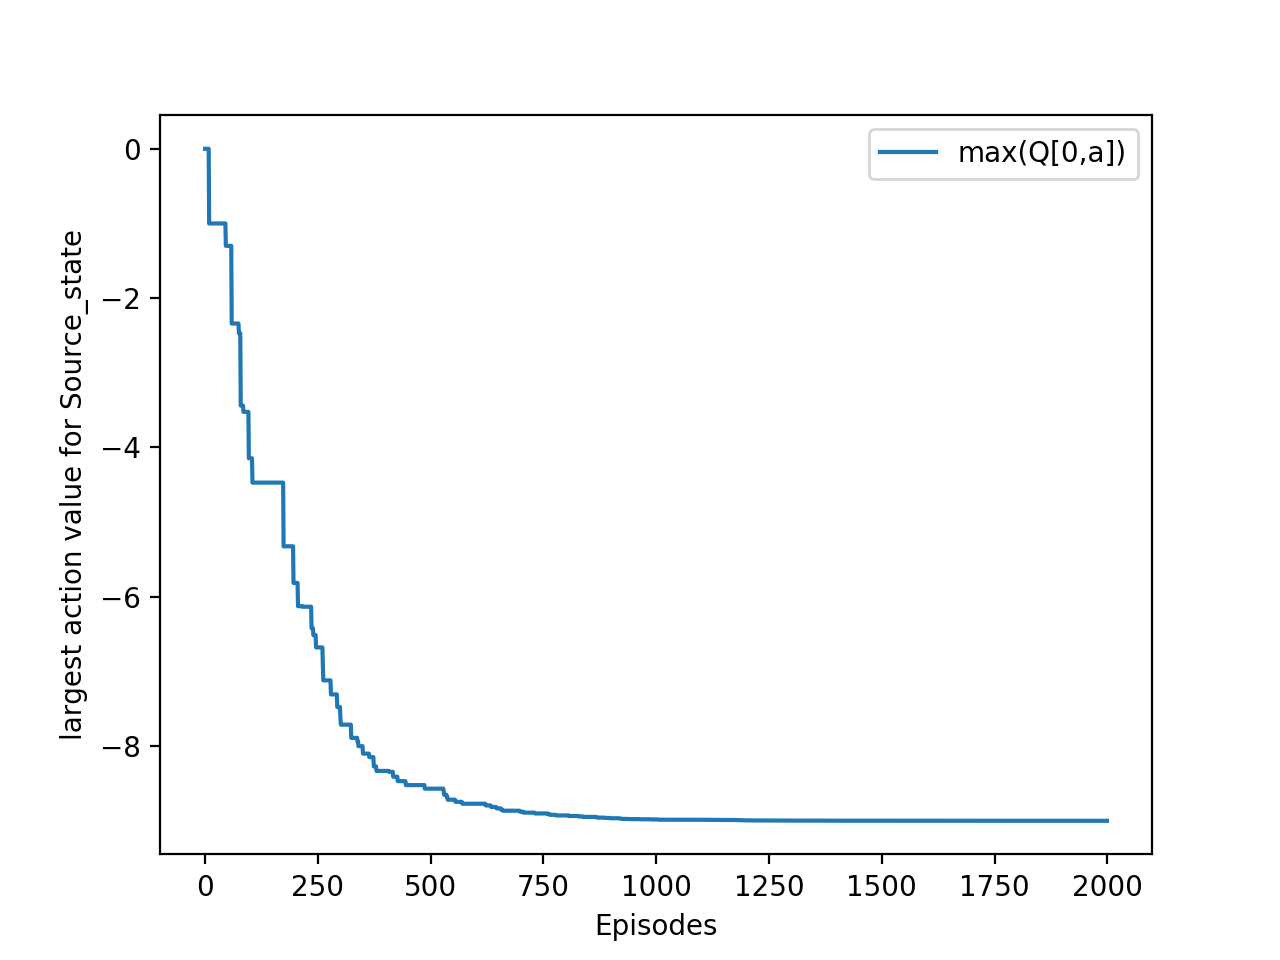

Source code (Python):
import numpy as np
import random 
import matplotlib.pyplot as plt
#set the parameters
alpha = 0.1
epsilon = 0.01
num_states= 8
#set the possible action table
action_table= np.array([[1,2,3],[4,5],[5],[5,6],[7],[7],[7]])
#function for saving the result of largest q value for the source node
def save_results(data, filename): 
	  with open(filename, "a") as data_file:
	  	data_file.write("%s\n" %data)
	  data_file.close()
#Set the reward table 
reward_table= np.matrix([[-np.inf,-1,-3,-5,-np.inf, -np.inf, -np.inf,-np.inf],
	[-np.inf,-np.inf,-np.inf,-np.inf,-7, -9, -np.inf,-np.inf],
	[-np.inf,-np.inf,-np.inf,-np.inf,-np.inf, -3, -np.inf,-np.inf],
	[-np.inf,-np.inf,-np.inf,-np.inf,-np.inf, -7, -2,-np.inf],
	[-np.inf,-np.inf,-np.inf,-np.inf,-np.inf, -np.inf, -np.inf,-5],
	[-np.inf,-np.inf,-np.inf,-np.inf,-np.inf, -np.inf, -np.inf,-4],
	[-np.inf,-np.inf,-np.inf,-np.inf,-np.inf, -np.inf, -np.inf,-2],
	[-np.inf,-np.inf,-np.inf,-np.inf,-np.inf, -np.inf, -np.inf,-np.inf]])

#list for the largest q value for each episode
Source_state=[]
#numbers corresponding to the states
Rewards = {0:'S',1:'A',2:'B',3:'C',4:'D',5:'E',6:'F',7:'T'}
#optimal policy
policy= np.zeros(7)
#set return table as a dictionary
return_table= {(0,1):[],(0,2):[],(0,3):[],(1,4):[],(1,5):[],(2,5):[],(3,5):[],(3,6):[],
				(4,7):[],(5,7):[],(6,7):[]}
#set the q_table
q_table=np.zeros((8,8))
#set the number of episodes
num_episodes= 10000
for i in range(num_episodes):

	print('episode',i)
	#temporary return table for the current episode
	temp_return_table={(0,1):0,(0,2):0,(0,3):0,(1,4):0,(1,5):0,(2,5):0,(3,5):0,(3,6):0,
				(4,7):0,(5,7):0,(6,7):0}
    #current trajectory of the episode
	trajectory = []
	#random initial state
	init_state= random.randint(0,6)
	
	state= np.asarray([init_state])
	
	
	trajectory.append(init_state)
	
	is_terminal = False
	while is_terminal== False:
		#apply epsilon greedy method for generating the action
		probability= random.uniform(0,1)
		if (probability>epsilon):
			action = random.choice(action_table[state[0]])
		else:
			#if current q(s,a) are all zero, choose a random one
			if ((np.amin(q_table[state[0]]))==0):
				action=random.choice(action_table[state[0]])
			# otherwise choose the one with largest non-zero q value
			else:
				print('yes',q_table[state[0]])
				tmp=np.array([q_table[state[0]][x] for x in action_table[state[0]] if x!=0])
				max2=np.max(tmp[np.nonzero(tmp)])
				print('tmp',tmp,max2)
				
				action= list(q_table[state[0]]).index(max2)
				print('action',action)
        #for every state-action pair in the current episode, update the temporary return table
		for key in temp_return_table:
			if temp_return_table[key]!=0:
				#print('reward_table[state[0],action]')
				temp_return_table[key]+=reward_table[state[0],action]
		temp_return_table[state[0],action]+=reward_table[state[0],action]
		
		
		

		
		state[0]=action
			
		trajectory.append(state[0])
		# when reach the terminal episode
		if state[0]== 7:
			print('trajectory',trajectory)
			is_terminal= True
			
			print('trajectory',trajectory)
			#update the q table for each state action pair
			for i in range(len(trajectory)-1):
				if temp_return_table[trajectory[i],trajectory[i+1]]!=0:
					return_table[trajectory[i],trajectory[i+1]].append(temp_return_table[trajectory[i],trajectory[i+1]])
					avg_return=sum(return_table[trajectory[i],trajectory[i+1]])/len(return_table[trajectory[i],trajectory[i+1]])
					#q_table[trajectory[i],trajectory[i+1]]=np.max(return_table[trajectory[i],trajectory[i+1]])
					q_table[trajectory[i],trajectory[i+1]]=q_table[trajectory[i],trajectory[i+1]]+alpha*(np.max(return_table[trajectory[i],trajectory[i+1]])
						-q_table[trajectory[i],trajectory[i+1]])
					
			print('q_table',q_table)
			#update the max action value for the start node
			if (np.amin(q_table[0])==0):
				Source_state.append(0)
			else:
				Source_state.append(np.max(q_table[0][np.nonzero(q_table[0])]))

#for i in range(num_episodes):
#	save_results(Source_state[i],"monte_carlo_alpha_0.01_epsilon_0.1.dat")
			

for i in range(7):
	policy[i]=list(q_table[i]).index(np.max(q_table[i][np.nonzero(q_table[i])]))
print('policy',policy)
plt.figure(1)
plt.plot(Source_state,label="max(Q[0,a])")
plt.xlabel("Episodes")
plt.ylabel("largest action value for Source_state")
plt.legend()
plt.show()

		


	




		




    
